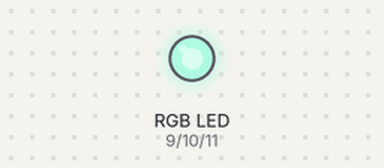
The sketch below on a simulated Arduino Uno, built with avr-gcc and run on an emulated ATmega328P. Shown: an RGB LED mixed from three pins (HIGH = lit). Dim RGB values are drawn brighter than linear; random numbers use the default seed unless the sketch sets one; what the sketch prints to the serial monitor is not drawn.

Above: at 0.1 s.
At 4.6 s:
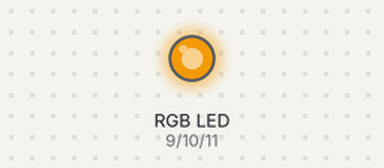
At 9.6 s:
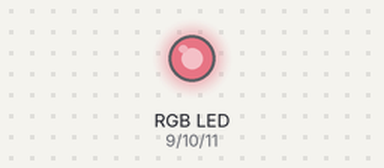
At 19.6 s:
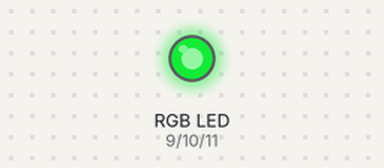
At 29.1 s:
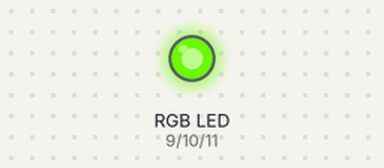
At 39.1 s:
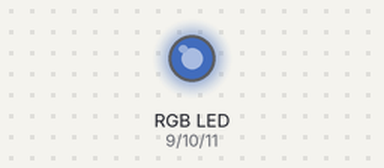
Timing chart, 0 to 40.0 s (numbered marks = the images above):
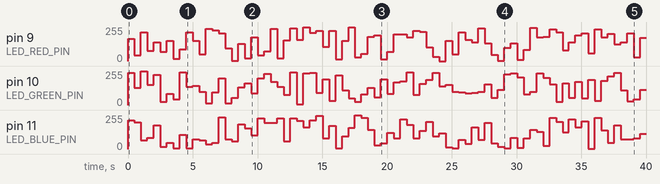

The sketch:

PWM_LED_RANDOM.ino
```cpp
//9:BLUE,10:RED,11:GREEN
const int LED_RED_PIN    =9;
const int LED_GREEN_PIN  =10;
const int LED_BLUE_PIN   =11;
const int DELAY          =500;

void setup() {
  Serial.begin(9600);
  pinMode(LED_RED_PIN,OUTPUT);
  pinMode(LED_GREEN_PIN,OUTPUT);
  pinMode(LED_BLUE_PIN,OUTPUT);
}

void loop() {
  //取隨機值
  int r = random(0,256);
  int g = random(0,256);
  int b = random(0,256);
  Serial.print("R:");
  Serial.print(r);
  Serial.print("G:");
  Serial.print(g);
  Serial.print("B:");
  Serial.print(b);
  analogWrite(LED_RED_PIN,r);
  analogWrite(LED_GREEN_PIN,g);
  analogWrite(LED_BLUE_PIN,b);
  delay(DELAY);
  /*
  analogWrite(LED_RED_PIN,255);
  analogWrite(LED_GREEN_PIN,0);
  analogWrite(LED_BLUE_PIN,0);
  delay(DELAY);
  //綠色
   analogWrite(LED_RED_PIN,0);
  analogWrite(LED_GREEN_PIN,255);
  analogWrite(LED_BLUE_PIN,0);
  delay(DELAY);
  //藍色
  analogWrite(LED_RED_PIN,0);
  analogWrite(LED_GREEN_PIN,0);
  analogWrite(LED_BLUE_PIN,255);
  delay(DELAY);
   //白色
  analogWrite(LED_RED_PIN,255);
  analogWrite(LED_GREEN_PIN,250);
  analogWrite(LED_BLUE_PIN,250);
  delay(DELAY);*/

}
```

Measured:
- by itself, pin 9 (LED_RED_PIN): 0/255 → 167/255 at 0.00 s, → 42/255 0.50 s later, → 216/255 0.50 s later, → 77/255 0.50 s later, … (80 changes in this stretch)
- by itself, pin 11 (LED_BLUE_PIN): 0/255 → 217/255 at 0.00 s, → 200/255 0.50 s later, → 67/255 0.50 s later, → 85/255 0.50 s later, … (79 changes in this stretch)
